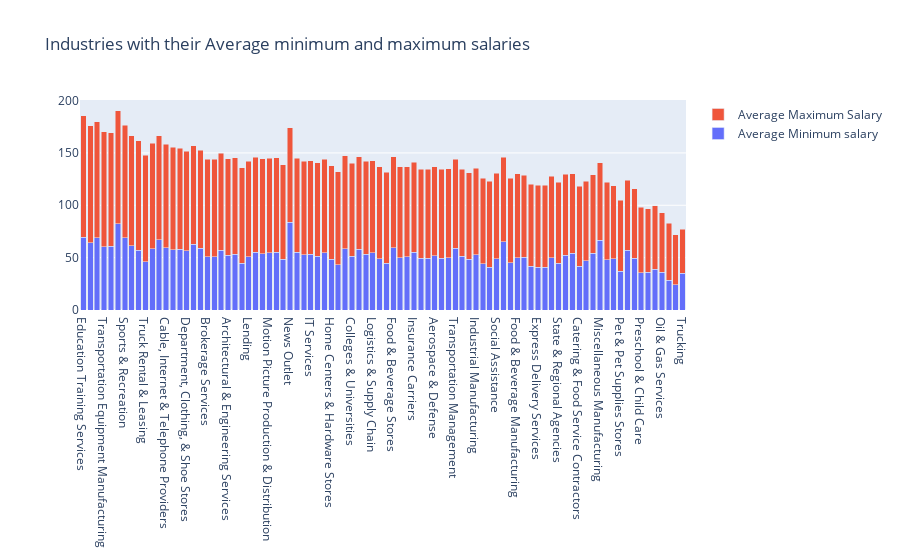

Here is the notebook cell this chart was saved with:
### Code cell
fig = go.Figure()

fig.add_trace(go.Bar(x=df.Industry,y=df['Avg_min_salary'],name='Average Minimum salary'))
fig.add_trace(go.Bar(x=df.Industry,y=df['Avg_max_salary'],name='Average Maximum Salary'))

fig.update_layout(title='Industries with their Average minimum and maximum salaries',barmode='stack')

fig.show()

### Figure 1 — Plotly figure (JSON) as saved in the notebook; plotly's stock layout.template omitted (floating-point values rounded to 4 significant figures)
{"data": [{"name": "Average Minimum salary", "type": "bar", "x": ["Education Training Services", "Gambling", "Health Care Products Manufacturing", "Transportation Equipment Manufacturing", "Electrical & Electronic Manufacturing", "Drug & Health Stores", "Sports & Recreation", "Biotech & Pharmaceuticals", "Real Estate", "Truck Rental & Leasing", "Internet", "Utilities", "Cable, Internet & Telephone Providers", "Computer Hardware & Software", "Enterprise Software & Network Solutions", "Department, Clothing, & Shoe Stores", "Venture Capital & Private Equity", "Accounting", "Brokerage Services", "Consumer Electronics & Appliances Stores", "General Repair & Maintenance", "Architectural & Engineering Services", "Advertising & Marketing", "Gas Stations", "Lending", "Staffing & Outsourcing", "Health, Beauty, & Fitness", "Motion Picture Production & Distribution", "Health Care Services & Hospitals", "Automotive Parts & Accessories Stores", "News Outlet", "Other Retail Stores", "Federal Agencies", "IT Services", "Health Fundraising Organizations", "Financial Transaction Processing", "Home Centers & Hardware Stores", "Building & Personnel Services", "Wholesale", "Colleges & Universities", "Commercial Equipment Repair & Maintenance", "Consulting", "Logistics & Supply Chain", "Publishing", "Convenience Stores & Truck Stops", "Food & Beverage Stores", "Construction", "Video Games", "Insurance Carriers", "Insurance Agencies & Brokerages", "Energy", "Aerospace & Defense", "Beauty & Personal Accessories Stores", "Financial Analytics & Research", "Transportation Management", "Banks & Credit Unions", "Investment Banking & Asset Management", "Industrial Manufacturing", "Consumer Product Rental", "Security Services", "Social Assistance", "Chemical Manufacturing", "Telecommunications Services", "Food & Beverage Manufacturing", "TV Broadcast & Cable Networks", "General Merchandise & Superstores", "Express Delivery Services", "Metals Brokers", "Research & Development", "State & Regional Agencies", "Legal", "K-12 Education", "Catering & Food Service Contractors", "Sporting Goods Stores", "Stock Exchanges", "Miscellaneous Manufacturing", "Municipal Governments", "Consumer Products Manufacturing", "Pet & Pet Supplies Stores", "Hotels, Motels, & Resorts", "Membership Organizations", "Preschool & Child Care", "Casual Restaurants", "Vehicle Dealers", "Oil & Gas Services", "Grocery Stores & Supermarkets", "Audiovisual", "Trucking"], "y": [69.67, 64, 69.2, 60.33, 60.83, 82.5, 69, 61.36, 57.25, 46, 58.43, 67, 59.4, 57.6, 58.03, 56.6, 62.83, 59.15, 51, 51, 57, 52.46, 53.18, 44.67, 50.93, 55.35, 53.85, 54.67, 55.36, 48.5, 84, 55.33, 52.67, 53.3, 51.33, 54.6, 48.6, 43, 58.33, 51.35, 57.83, 53.37, 54.62, 49, 44.5, 59.5, 50, 50.8, 55.38, 49.25, 49.29, 51.95, 49.5, 50, 59, 51.51, 48.53, 53, 44, 41, 48.83, 65, 45.33, 50, 50.4, 41.67, 41, 41, 49.75, 44.53, 52.25, 54, 42, 47, 54, 66.5, 47.78, 48.9, 37, 57, 49.25, 35.67, 36.2, 39, 36.25, 28.33, 24, 35]}, {"name": "Average Maximum Salary", "type": "bar", "x": ["Education Training Services", "Gambling", "Health Care Products Manufacturing", "Transportation Equipment Manufacturing", "Electrical & Electronic Manufacturing", "Drug & Health Stores", "Sports & Recreation", "Biotech & Pharmaceuticals", "Real Estate", "Truck Rental & Leasing", "Internet", "Utilities", "Cable, Internet & Telephone Providers", "Computer Hardware & Software", "Enterprise Software & Network Solutions", "Department, Clothing, & Shoe Stores", "Venture Capital & Private Equity", "Accounting", "Brokerage Services", "Consumer Electronics & Appliances Stores", "General Repair & Maintenance", "Architectural & Engineering Services", "Advertising & Marketing", "Gas Stations", "Lending", "Staffing & Outsourcing", "Health, Beauty, & Fitness", "Motion Picture Production & Distribution", "Health Care Services & Hospitals", "Automotive Parts & Accessories Stores", "News Outlet", "Other Retail Stores", "Federal Agencies", "IT Services", "Health Fundraising Organizations", "Financial Transaction Processing", "Home Centers & Hardware Stores", "Building & Personnel Services", "Wholesale", "Colleges & Universities", "Commercial Equipment Repair & Maintenance", "Consulting", "Logistics & Supply Chain", "Publishing", "Convenience Stores & Truck Stops", "Food & Beverage Stores", "Construction", "Video Games", "Insurance Carriers", "Insurance Agencies & Brokerages", "Energy", "Aerospace & Defense", "Beauty & Personal Accessories Stores", "Financial Analytics & Research", "Transportation Management", "Banks & Credit Unions", "Investment Banking & Asset Management", "Industrial Manufacturing", "Consumer Product Rental", "Security Services", "Social Assistance", "Chemical Manufacturing", "Telecommunications Services", "Food & Beverage Manufacturing", "TV Broadcast & Cable Networks", "General Merchandise & Superstores", "Express Delivery Services", "Metals Brokers", "Research & Development", "State & Regional Agencies", "Legal", "K-12 Education", "Catering & Food Service Contractors", "Sporting Goods Stores", "Stock Exchanges", "Miscellaneous Manufacturing", "Municipal Governments", "Consumer Products Manufacturing", "Pet & Pet Supplies Stores", "Hotels, Motels, & Resorts", "Membership Organizations", "Preschool & Child Care", "Casual Restaurants", "Vehicle Dealers", "Oil & Gas Services", "Grocery Stores & Supermarkets", "Audiovisual", "Trucking"], "y": [116, 112, 110.4, 109.7, 108.5, 108, 107.3, 104.8, 104.6, 102, 100.9, 99.5, 99, 97.69, 96.62, 95.2, 94.17, 93.44, 93, 93, 92.5, 92.15, 92.02, 91.33, 90.93, 90.67, 90.46, 90.33, 90.25, 90.25, 90, 89.67, 89.42, 89.39, 89.33, 89.2, 89.2, 89, 88.83, 88.72, 88.67, 88.61, 88, 88, 87, 87, 86.62, 85.95, 85.64, 85.25, 85.14, 85.05, 85, 85, 85, 83.06, 82.63, 82.57, 82, 82, 81.52, 81, 80.67, 80.17, 78.4, 78.33, 78, 78, 77.92, 77.47, 77.25, 76.17, 76, 76, 75, 74, 74, 69.6, 68, 67, 66.5, 62.33, 60.4, 60.33, 56.5, 54.67, 48, 42]}], "layout": {"barmode": "stack", "title": {"text": "Industries with their Average minimum and maximum salaries"}}}
